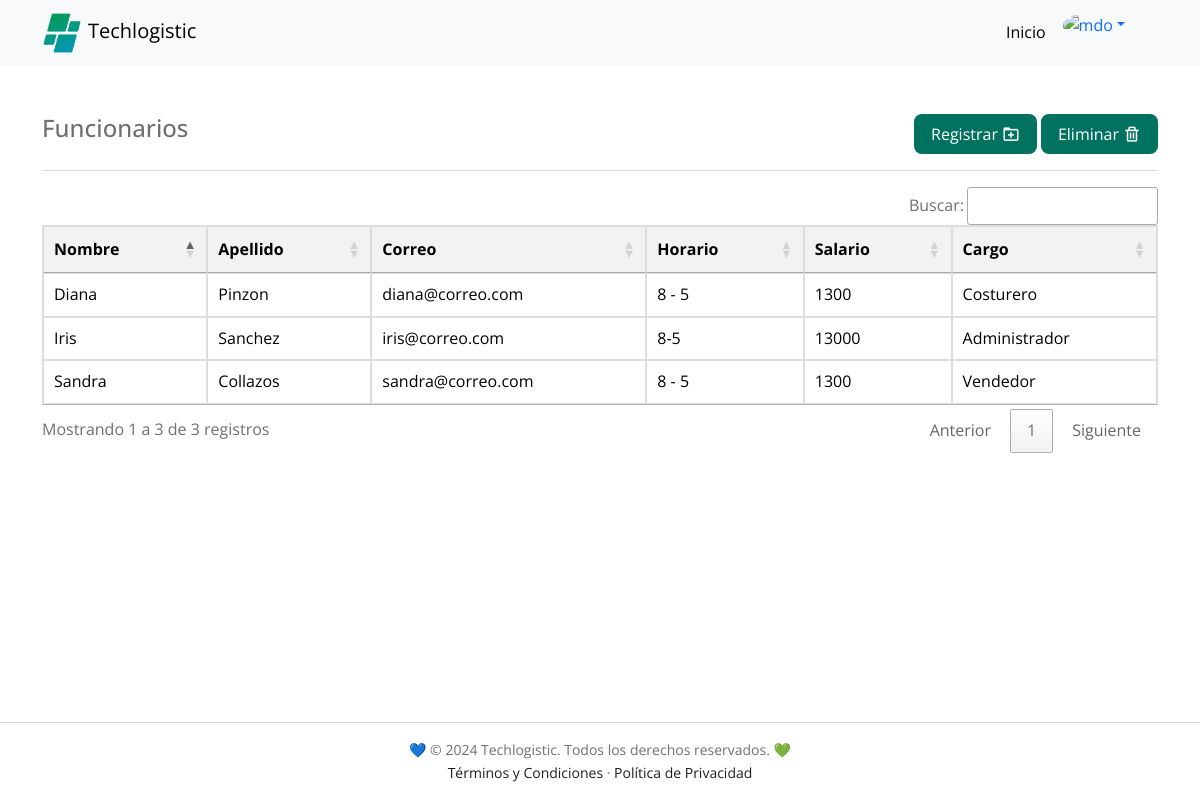
The page /PHP/consultarFuncionarios.php (signed in) on the database its author committed.
### tables this page shows
CREATE TABLE `funcionario` (
  `id_funcionario` int NOT NULL AUTO_INCREMENT,
  `id_persona` int NOT NULL,
  `horario` varchar(20) NOT NULL,
  `salario` float NOT NULL,
  `roles_id_rol` int NOT NULL,
  PRIMARY KEY (`id_funcionario`),
  KEY `id_persona` (`id_persona`),
  KEY `fk_funcionario_roles1_idx` (`roles_id_rol`),
  CONSTRAINT `fk_funcionario_roles1` FOREIGN KEY (`roles_id_rol`) REFERENCES `roles` (`id_rol`),
  CONSTRAINT `funcionario_ibfk_1` FOREIGN KEY (`id_persona`) REFERENCES `personas` (`id_persona`)
);

CREATE TABLE `personas` (
  `id_persona` int NOT NULL AUTO_INCREMENT,
  `no_documento` varchar(10) NOT NULL,
  `primer_nombre` varchar(30) NOT NULL,
  `segundo_nombre` varchar(30) DEFAULT NULL,
  `primer_apellido` varchar(30) NOT NULL,
  `segundo_apellido` varchar(30) DEFAULT NULL,
  PRIMARY KEY (`id_persona`),
  UNIQUE KEY `no_documento_UNIQUE` (`no_documento`)
);

CREATE TABLE `correos` (
  `id_correo` int NOT NULL AUTO_INCREMENT,
  `id_persona` int NOT NULL,
  `correo` varchar(50) NOT NULL,
  `password` varchar(45) NOT NULL,
  PRIMARY KEY (`id_correo`),
  KEY `id_persona` (`id_persona`),
  CONSTRAINT `correo_ibfk_1` FOREIGN KEY (`id_persona`) REFERENCES `personas` (`id_persona`)
);

CREATE TABLE `roles` (
  `id_rol` int NOT NULL AUTO_INCREMENT,
  `descripcion_rol` varchar(50) NOT NULL,
  PRIMARY KEY (`id_rol`)
);

### PHP/consultarFuncionarios.php (the view, shortened to what this page needs)
<?php
include_once "conexion_a_la_DB.php";
$sql = "SELECT p.primer_nombre, p.primer_apellido, c.correo, f.horario, f.salario, r.descripcion_rol
        FROM funcionario f
        JOIN personas p ON f.id_persona = p.id_persona
        JOIN correos c ON f.id_persona = c.id_persona
        JOIN roles r ON f.roles_id_rol = r.id_rol;";
$datos = $conexion->query($sql);
?>
<!DOCTYPE html>
<html lang="es">
<head>
  <link href='https://unpkg.com/boxicons@2.0.7/css/boxicons.min.css' rel='stylesheet'>
  <link href="https://cdn.jsdelivr.net/npm/bootstrap@5.3.0/dist/css/bootstrap.min.css" rel="stylesheet">
  <link rel="stylesheet" href="../HTML/styles/techlogistic.css">
  <link rel="stylesheet" type="text/css" href="https://cdn.datatables.net/1.11.5/css/jquery.dataTables.css">
  <link rel="stylesheet" type="text/css" href="https://cdn.datatables.net/buttons/2.0.1/css/buttons.dataTables.min.css">
</head>
<body class="vh-100">
  <nav class="navbar navbar-expand-lg bg-body-tertiary">
    <div class="container">
      <a href="indexdash.php" class="navbar-brand" title="Techlogistic"><img src="../IMAGES/favicon.png" width="50" height="50" alt="" class="navigation__image">Techlogistic</a>
      <div class="collapse navbar-collapse" id="navbarNavDropdown">
        <ul class="navbar-nav ms-auto me-4 mb-2 mb-lg-0">
          <li class="nav-item">
            <a class="nav-link active" aria-current="page" href="./indexdash.php">Inicio</a>
          </li>
          <li class="nav-item dropdown">
            <div class="dropdown" role="group">
              <a class="dropdown-toggle dropdown-toggle-split" data-bs-toggle="dropdown" aria-expanded="false">
                <img src="https://higinnamora.github.io/techlogistic/images/profile/profile.png" alt="mdo" class="rounded-circle" width="38" height="38" />
              </a>
            </div>
          </li>
        </ul>
      </div>
    </div>
  </nav>
  <main class="container my-5 h-100">
    <div class="d-flex flex-column flex-md-row justify-content-between">
      <h4 class="text-md-start text-left">Funcionarios</h4>
      <div class="actions-table">
      <div class="action-item">
          <a class="button margin-left" aria-current="page" href="registroFuncionario.php">Registrar<i
              class='bx bx-folder-plus icons-styles'></i></a>
        </div>
        <div class="action-item">
          <a class="button margin-left" aria-current="page" href="EliminarFuncionariofront.php">Eliminar<i
              class='bx bx-trash icons-styles'></i></a>
        </div>
        </div>
    </div>
    <hr>
    <div class="table-responsive">
      <table id="Funcionarios" style="color: black;" class="">
        <thead>
          <tr>
            <th scope="col">Nombre</th>
            <th scope="col">Apellido</th>
            <th scope="col">Correo</th>
            <th scope="col">Horario</th>
            <th scope="col">Salario</th>
            <th scope="col">Cargo</th>
          </tr>
        </thead>
        <tbody>
          <?php
          foreach ($datos as $fila) {
            echo "<tr>";
            foreach ($fila as $valor) {
              echo "<td>$valor</td>";
            }
          ?>
          <?php echo "</tr>";
          }
          ?>
        </tbody>
      </table>
    </div>
  </main>
  <footer>
    <div class="copyright">
      <div class="bd-container">
        <p>💙 © 2024 Techlogistic. Todos los derechos reservados. 💚</p>
        <p><a href="../terminos-y-condiciones.html">Términos y Condiciones</a> · <a href="../politica-de-privacidad.html">Política de Privacidad</a></p>
      </div>
    </div>
  </footer>
</body>
</html>

### HTML/styles/techlogistic.css (style rules this page uses)
:root { --header-height: 3rem; --header-height-desktop: 70px; --first-color: #017260; --first-color-alt: #167C38; --secondary-color: #0097b2; --title-color: #393939; --text-color: #707070; --text-color-light: #A6A6A6; --body-color: #FFFFFF; --container-color: #FFFFFF; --black-color-001: #1E1E1E; --gray-color-001: #D9D9D9; --text-color-001: #242B55; --text-color-002: #fafafa; --text-color-white: #ffffff; --body-font: 'Open Sans', sans-serif; --biggest-font-size: 2.25rem; --h1-font-size: 1.5rem; --h2-font-size: 1.25rem; --h3-font-size: 1rem; --normal-font-size: .938rem; --small-font-size: .813rem; --smaller-font-size: .75rem; --font-medium: 500; --font-semi-bold: 600; --m-1: .5rem; --m-2: 1rem; --m-3: 1.5rem; --m-4: 2rem; --m-5: 2.5rem; --m-6: 3rem; --z-tooltip: 10; --z-fixed: 100; }
@media screen and (min-width: 768px) { :root { --biggest-font-size: 4rem; --h1-font-size: 2.25rem; --h2-font-size: 1.5rem; --h3-font-size: 1.25rem; --normal-font-size: 1rem; --small-font-size: .875rem; --smaller-font-size: .813rem; } }
*,::before,::after { box-sizing: border-box; }
html { height: 100%; }
html, body { scroll-behavior: smooth; }
body { background-color: var(--body-color); color: var(--text-color); display: flex; flex-direction: column; font-family: var(--body-font); font-size: var(--normal-font-size); line-height: 1.6; margin: var(--header-height) 0 0 0; width: 100%; }
h1, h2, h3, p, ul { margin: 0; }
a { text-decoration: none; }
img { height: auto; max-width: 100%; }
.mb-2 { margin-bottom: var(--m-2); }
.bd-container { margin-left: var(--m-2); margin-right: var(--m-2); max-width: 960px; width: calc(100% - 2rem); }
.navigation__image { width: 40px; margin-right: 6px; }
.button { align-items: center; background-color: var(--first-color); border-radius: .5rem; border: 1px solid transparent; color: #FFFFFF; display: inline-block; height: 40px; line-height: 1; padding: 0 1rem; transition: .3s; justify-content: center; }
a.button { display: inline-flex; }
.copyright { text-align: center; padding: 16px 0; border-top: 1px solid var(--gray-color-001); margin-top: auto; }
.copyright p { font-size: 14px; color: var(--text-color); }
.copyright p a { color: var(--black-color-001); }
@media screen and (min-width: 768px) { body { margin: 0; } }
@media screen and (min-width: 992px) { .bd-container { margin-left: auto; margin-right: auto; } }
table { width: 100%; border-collapse: collapse; margin-top: 20px; }
table, th, td { border: 1px solid #ddd; }
th, td { padding: 12px; text-align: left; }
th { background-color: #f2f2f2; }
tr:nth-child(even) { background-color: #f9f9f9; }
.actions-table { display: flex; }
.icons-styles { font-size: 18px; margin-left: 4px; }
.margin-left { margin-left: 4px; }

### rows shown on the page
funcionario: id_persona.primer_nombre "Iris", id_persona.primer_apellido "Sanchez", correos.correo "iris@correo.com", horario "8-5", salario "13000", roles_id_rol.descripcion_rol "Administrador"
funcionario: id_persona.primer_nombre "Sandra", id_persona.primer_apellido "Collazos", correos.correo "sandra@correo.com", horario "8 - 5", salario "1300", roles_id_rol.descripcion_rol "Vendedor"
funcionario: id_persona.primer_nombre "Diana", id_persona.primer_apellido "Pinzon", correos.correo "diana@correo.com", horario "8 - 5", salario "1300", roles_id_rol.descripcion_rol "Costurero"
